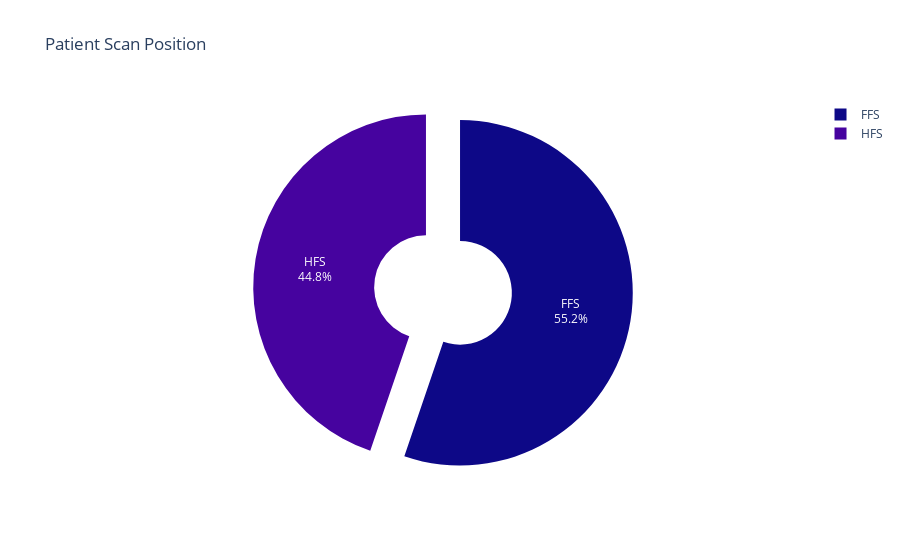

Source (notebook cell):
### Markdown cell above
<img src="/home/jd-ds/github/rsna/slice.png" width="2000">

### Code cell
patient_positions = dicom_meta_df.groupby("patient id")["patient position"].max()

fig3 = px.pie(
    names=patient_positions.value_counts().index,
    values=patient_positions.value_counts().values,
    title="Patient Scan Position",
    color_discrete_sequence=px.colors.sequential.Plasma,  # Color sequence
    template="plotly",  # Template
    hole=0.3  # Hole in the middle for a donut chart
)
fig3.update_traces(
    textinfo='percent+label',
    pull=[0.1, 0.1, 0.1, 0.1]  # 'Pull' specifies how 'out' the slices are from the center
)
fig3.show()

### Figure 1 — Plotly figure (JSON) as saved in the notebook; plotly's stock layout.template omitted (floating-point values rounded to 4 significant figures)
{"data": [{"domain": {"x": [0, 1], "y": [0, 1]}, "hole": 0.3, "hovertemplate": "label=%{label}<br>value=%{value}<extra></extra>", "labels": ["FFS", "HFS"], "legendgroup": "", "name": "", "pull": [0.1, 0.1, 0.1, 0.1], "showlegend": true, "textinfo": "percent+label", "type": "pie", "values": [1738, 1409]}], "layout": {"legend": {"tracegroupgap": 0}, "piecolorway": ["#0d0887", "#46039f", "#7201a8", "#9c179e", "#bd3786", "#d8576b", "#ed7953", "#fb9f3a", "#fdca26", "#f0f921"], "title": {"text": "Patient Scan Position"}}}
